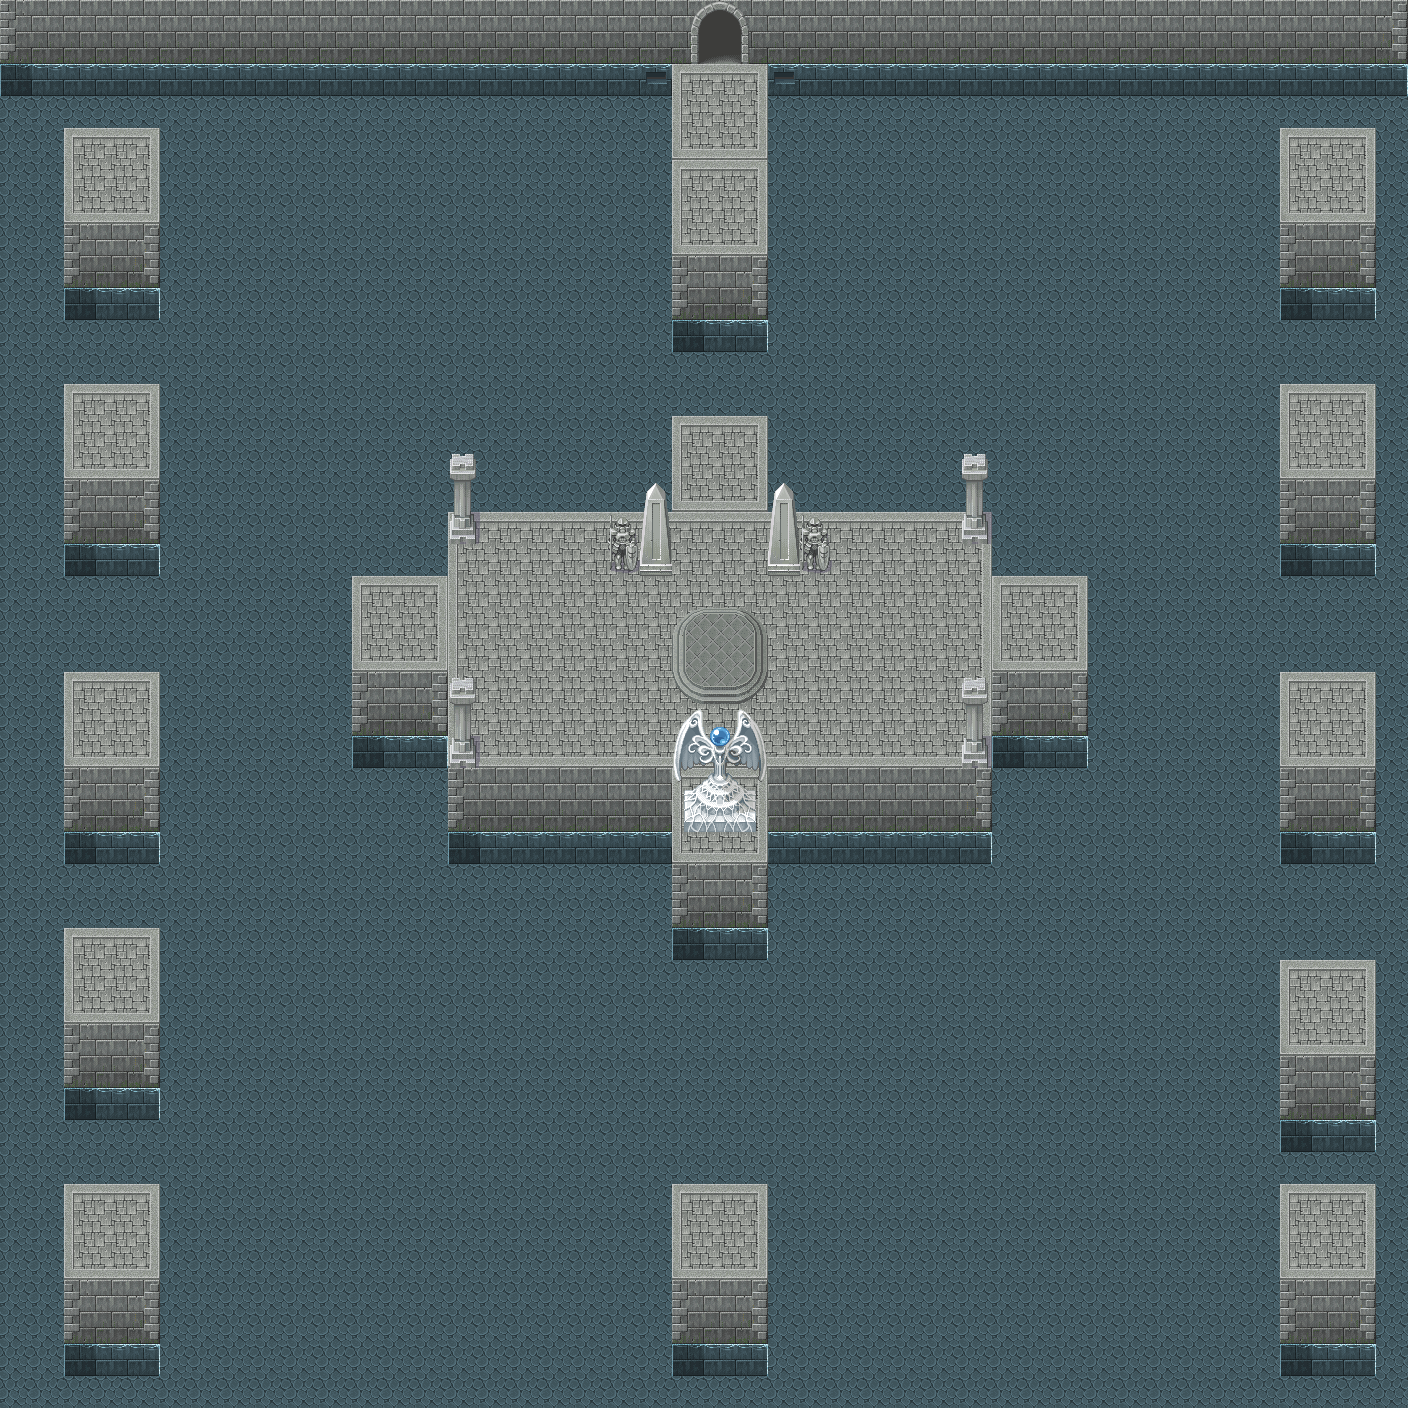

A level layout from a 2D game, rendered from its tile map. Below: a short description, then the map file with tile-grid data replaced by summaries:
An orthogonal 44x44 tile map with 32x32 px tiles, 3 tile layers (Layer1, Layer2, Layer3), 9 tilesets.

<map version="1.0" orientation="orthogonal" width="44" height="44" tilewidth="32" tileheight="32">
 <tileset firstgid="1" name="048-Sewer01" tilewidth="32" tileheight="32">
  <image source="../graphics/tilesets/048-Sewer01.png" width="256" height="768" />
  <terraintypes>
   <terrain name="新地形" tile="-1" />
  </terraintypes>
  <tile id="40">
   <properties>
    <property name="passiable" value="0" />
   </properties>
  </tile>
  <tile id="41">
   <properties>
    <property name="passiable" value="0" />
   </properties>
  </tile>
  <tile id="42">
   <properties>
    <property name="passiable" value="0" />
   </properties>
  </tile>
  <tile id="48">
   <properties>
    <property name="passiable" value="0" />
   </properties>
  </tile>
  <tile id="49">
   <properties>
    <property name="passiable" value="0" />
   </properties>
  </tile>
  <tile id="50">
   <properties>
    <property name="passiable" value="0" />
   </properties>
  </tile>
  <tile id="56">
   <properties>
    <property name="passiable" value="0" />
   </properties>
  </tile>
  <tile id="57">
   <properties>
    <property name="passiable" value="0" />
   </properties>
  </tile>
  <tile id="58">
   <properties>
    <property name="passiable" value="0" />
   </properties>
  </tile>
  <tile id="91">
   <properties>
    <property name="passiable" value="0" />
   </properties>
  </tile>
 </tileset>
 <tileset firstgid="193" name="047-Mine01" tilewidth="32" tileheight="32">
  <image source="../graphics/tilesets/047-Mine01.png" width="256" height="864" />
 </tileset>
 <tileset firstgid="409" name="033-Heaven02" tilewidth="32" tileheight="32">
  <image source="../graphics/tilesets/033-Heaven02.png" width="256" height="928" />
  <tile id="131">
   <properties>
    <property name="passiable" value="0" />
   </properties>
  </tile>
  <tile id="139">
   <properties>
    <property name="passiable" value="0" />
   </properties>
  </tile>
  <tile id="147">
   <properties>
    <property name="passiable" value="0" />
   </properties>
  </tile>
  <tile id="163">
   <properties>
    <property name="passiable" value="0" />
   </properties>
  </tile>
  <tile id="171">
   <properties>
    <property name="passiable" value="0" />
   </properties>
  </tile>
  <tile id="179">
   <properties>
    <property name="passiable" value="0" />
   </properties>
  </tile>
 </tileset>
 <tileset firstgid="641" name="032-Heaven01" tilewidth="32" tileheight="32">
  <image source="../graphics/tilesets/032-Heaven01.png" width="256" height="1024" />
 </tileset>
 <tileset firstgid="897" name="051-Water01" tilewidth="32" tileheight="32">
  <image source="../graphics/tilesets/051-Water01.png" width="512" height="384" />
 </tileset>
 <tileset firstgid="1089" name="009-CastleTown01" tilewidth="32" tileheight="32">
  <image source="../graphics/tilesets/009-CastleTown01.png" width="256" height="960" />
 </tileset>
 <tileset firstgid="1329" name="025-Castle01" tilewidth="32" tileheight="32">
  <image source="../graphics/tilesets/025-Castle01.png" width="256" height="896" />
 </tileset>
 <tileset firstgid="1553" name="026-Castle02" tilewidth="32" tileheight="32">
  <image source="../graphics/tilesets/026-Castle02.png" width="256" height="800" />
 </tileset>
 <tileset firstgid="1753" name="052-Water02" tilewidth="32" tileheight="32">
  <image source="../graphics/tilesets/052-Water02.png" width="512" height="384" />
 </tileset>
 <layer name="Layer1" width="44" height="44">
  <data>[1936 cells, 1936 non-empty, 1 distinct tile ids]</data>
 </layer>
 <layer name="Layer2" width="44" height="44">
  <data>[1936 cells, 328 non-empty, 19 distinct tile ids]</data>
 </layer>
 <layer name="Layer3" width="44" height="44">
  <data>[1936 cells, 319 non-empty, 53 distinct tile ids]</data>
 </layer>
</map>
